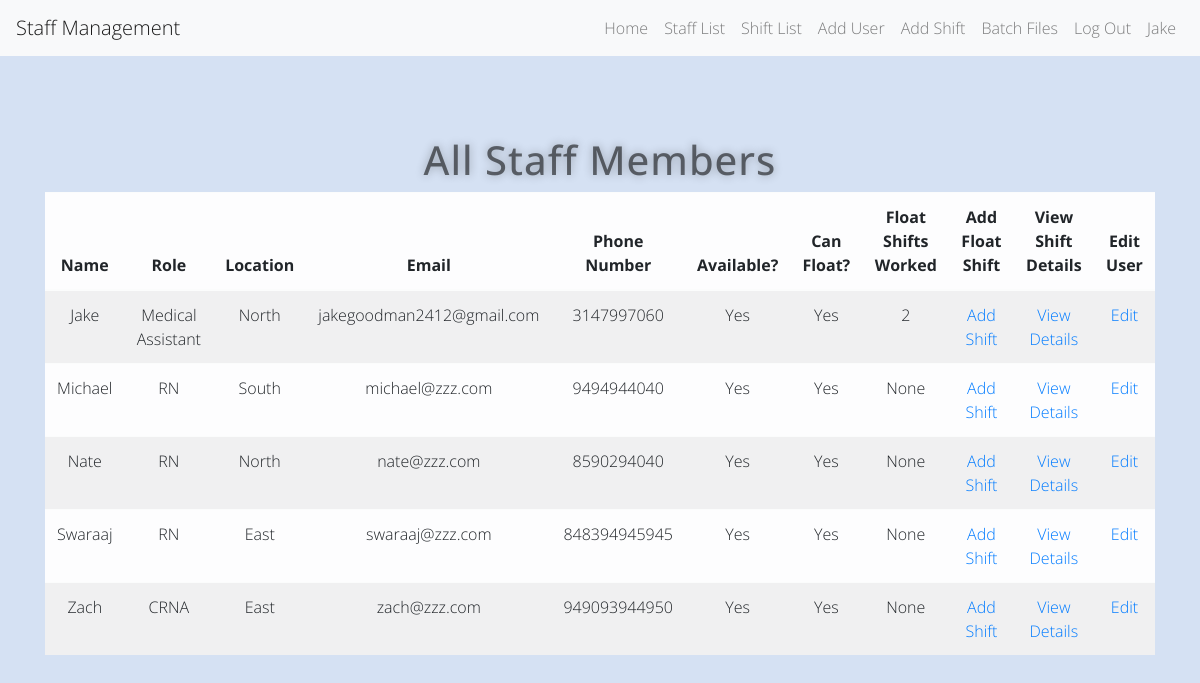
The page /staff (signed in) on the database as committed earlier.
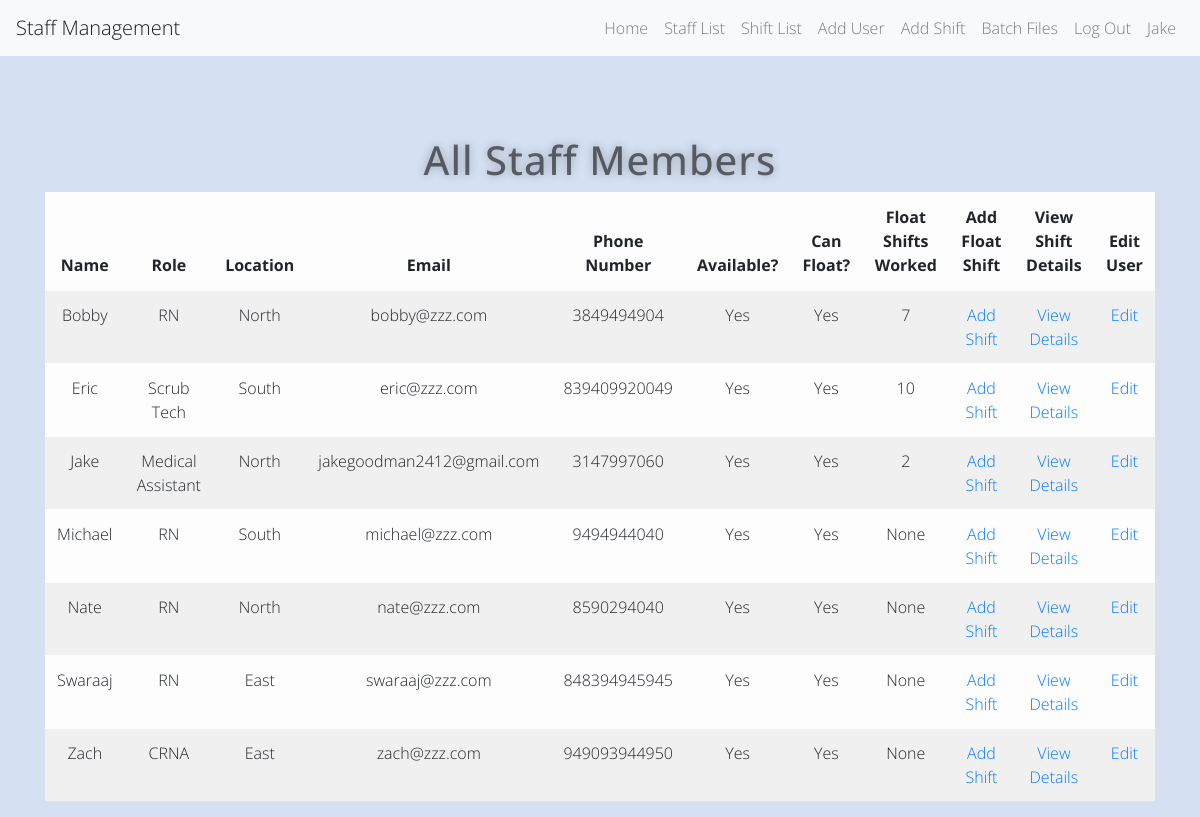
The same page on the database as committed later.
### app.py (models this page shows)
class User(UserMixin, db.Model):
    id = db.Column(db.Integer, primary_key=True)
    name = db.Column(db.String(1000))
    role = db.Column(db.String(100))
    location = db.Column(db.String(100))
    email = db.Column(db.String(100))
    phone_num = db.Column(db.String(100))
    availability = db.Column(db.String(100))
    can_float = db.Column(db.String(100))
    password = db.Column(db.String(100))
    shifts_worked = db.Column(db.Integer)

### app.py (the view)
@app.route('/staff', methods=['GET', 'POST'])
@login_required
def staff():
    all_staff = db.session.query(User).filter(User.role != 'Admin').order_by(User.name)
    return render_template('staff.html', staff=all_staff, logged_in=True, user=current_user)

### app.py (called while the page is built)
@login_manager.user_loader
def load_user(user_id):
    return User.query.get(int(user_id))

### templates/staff.html (shortened to what this page needs)
{% extends 'base.html' %}
{% block content %}
<div class="container">
  <div class="row">
    <div class="col-sm-12">
      <h1>All Staff Members</h1>
	  <table class="table table-striped table-light">
        <thead>
            <tr>
                <th>Name</th>
                <th>Role</th>
                <th>Location</th>
                <th>Email</th>
                <th>Phone Number</th>
                <th>Available?</th>
                <th>Can Float?</th>
                <th>Float Shifts Worked</th>
                <th>Add Float Shift</th>
                <th>View Shift Details</th>
                <th>Edit User</th>
            </tr>
        </thead>
          <tbody>
              {% for row in staff %}
                  <tr>
                      <td>{{ row.name }}</td>
                      <td>{{ row.role }}</td>
                      <td>{{ row.location }}</td>
                      <td>{{ row.email }}</td>
                      <td>{{ row.phone_num }}</td>
                      <td>{{ row.availability }}</td>
                      <td>{{ row.can_float }}</td>
                      <td>{{ row.shifts_worked }}</td>
                      <td><a href="">Add Shift</a></td>
                      <td><a href="{{ url_for('user_details', id=row.id) }}">View Details</a></td>
                      <td><a href="">Edit</a></td>
                  </tr>
              {% endfor %}
          </tbody>
  	  </table>
    </div>
  </div>
</div>
{% endblock %}

### templates/base.html (shortened to what this page needs)
<!DOCTYPE html>
<html>
<head>
    <link rel="stylesheet" href="https://stackpath.bootstrapcdn.com/bootstrap/4.5.2/css/bootstrap.min.css">
    <link rel="stylesheet" href="{{ url_for('static', filename='css/styles.css')}}">
</head>
<body>
<nav class="navbar navbar-expand-lg navbar-light bg-light">
  <a class="navbar-brand" href="/">Staff Management</a>
  <div class="collapse navbar-collapse">
    <ul class="navbar-nav ml-auto">
      <li class="nav-item">
        <a class="nav-link" href="{{ url_for('home') }}">Home</a>
      </li>
    {% if logged_in: %}
        <li class="nav-item">
        <a class="nav-link" href="{{ url_for('staff') }}">Staff List</a>
      </li>
        <li class="nav-item">
        <a class="nav-link" href="{{ url_for('shift') }}">Shift List</a>
      </li>
        <li class="nav-item">
        <a class="nav-link" href="{{ url_for('add_user') }}">Add User</a>
      </li>
        <li class="nav-item">
        <a class="nav-link" href="{{ url_for('add_shift') }}">Add Shift</a>
      </li>
        <li class="nav-item">
        <a class="nav-link" href="{{ url_for('upload') }}">Batch Files</a>
      </li>
      <li class="nav-item">
        <a class="nav-link" href="{{ url_for('logout') }}">Log Out</a>
      </li>
        <li class="nav-item">
        <a class="nav-link" href="">{{ current_user.name }}</a>
      </li>
    {% endif %}
    </ul>
  </div>
</nav>
       {% block content %}
       {% endblock %}
</body>
</html>

### static/css/styles.css (style rules this page uses)
* { -webkit-box-sizing:border-box; -moz-box-sizing:border-box; -ms-box-sizing:border-box; -o-box-sizing:border-box; box-sizing:border-box; }
html { width: 100%; height:100%; overflow:hidden; }
body { width: 100%; height:100%; font-family: 'Open Sans', sans-serif; font-weight:200; background: #d5e1f3; color: rgba(0, 0, 0, 0.55); filter: progid:DXImageTransform.Microsoft.gradient( startColorstr='#3E1D6D', endColorstr='#092756',GradientType=1 ); }
a { text-decoration: none; text-align: center; }
.container { margin-top: 5rem; text-align: center; }
.container h1 { color: rgba(0, 0, 0, 0.55); text-shadow: 0 0 10px rgba(0,0,0,0.3); letter-spacing:1px; text-align:center; }

Rows that differ between the two databases and show on the page:
added User: name "Bobby", role "RN", location "North", email "bobby@zzz.com", phone_num "3849494904", availability "Yes", can_float "Yes", shifts_worked "7"
added User: name "Eric", role "Scrub Tech", location "South", email "eric@zzz.com", phone_num "839409920049", availability "Yes", can_float "Yes", shifts_worked "10"
